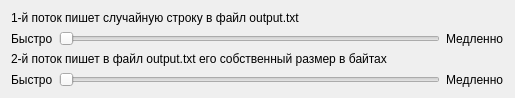
<?xml version="1.0" encoding="UTF-8"?>
<ui version="4.0">
 <class>Widget</class>
 <widget class="QWidget" name="Widget">
  <property name="geometry">
   <rect>
    <x>0</x>
    <y>0</y>
    <width>515</width>
    <height>92</height>
   </rect>
  </property>
  <property name="windowTitle">
   <string>Синхронизация процессов</string>
  </property>
  <layout class="QGridLayout" name="gridLayout">
   <item row="1" column="2">
    <widget class="QLabel" name="label_2">
     <property name="text">
      <string>Медленно</string>
     </property>
    </widget>
   </item>
   <item row="1" column="1">
    <widget class="QSlider" name="slider">
     <property name="orientation">
      <enum>Qt::Horizontal</enum>
     </property>
    </widget>
   </item>
   <item row="1" column="0">
    <widget class="QLabel" name="label">
     <property name="text">
      <string>Быстро</string>
     </property>
    </widget>
   </item>
   <item row="3" column="0">
    <widget class="QLabel" name="label_3">
     <property name="text">
      <string>Быстро</string>
     </property>
    </widget>
   </item>
   <item row="3" column="2">
    <widget class="QLabel" name="label_4">
     <property name="text">
      <string>Медленно</string>
     </property>
    </widget>
   </item>
   <item row="3" column="1">
    <widget class="QSlider" name="slider2">
     <property name="orientation">
      <enum>Qt::Horizontal</enum>
     </property>
    </widget>
   </item>
   <item row="0" column="0" colspan="3">
    <widget class="QLabel" name="label_5">
     <property name="text">
      <string>1-й поток пишет случайную строку в файл output.txt</string>
     </property>
    </widget>
   </item>
   <item row="2" column="0" colspan="3">
    <widget class="QLabel" name="label_6">
     <property name="text">
      <string>2-й поток пишет в файл output.txt его собственный размер в байтах</string>
     </property>
    </widget>
   </item>
  </layout>
 </widget>
 <layoutdefault spacing="6" margin="11"/>
 <resources/>
 <connections/>
</ui>
